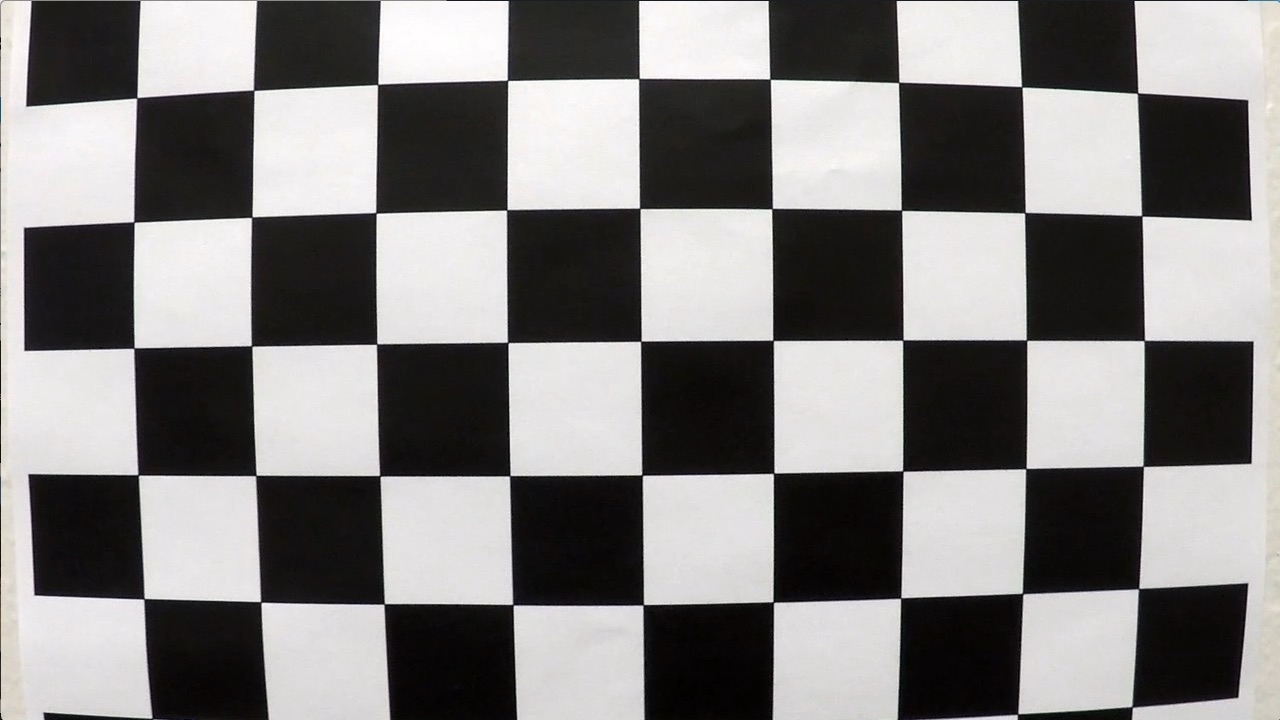
#> input picture camera_cal/calibration1.jpg, 1280 x 720 px; its folder holds 4 pictures in this run
$ python advlanedet.py   (older library calls are emulated)
#> lines starting #> are read from the running program, lines starting #| are printed output that depends on the picture
# -*- coding: utf-8 -*-
"""
Created on Sat Aug 25 21:57:44 2018

@author: Lalit
"""

import cv2
import numpy as np
import matplotlib.image as mpimg
import matplotlib.pyplot as plt
import glob
from moviepy.editor import VideoFileClip


class TunableParams():
    '''
    class where we set all tunable params across the pipeline.
    '''

    def __init__(self):
        #read in images
        calibInSet = glob.glob('camera_cal/*.jpg')
        timages = glob.glob('test_images/*.jpg')

        ret, cameraMatrix, distCoeffs, rvecs, tvecs = getCameraCalib(calibInSet)
#> in getCameraCalib, img is the input picture: shape (720, 1280, 3); mean R, G, B 130.1, 128.4, 127.8
#> in getCameraCalib, `ret, corners = cv2.findChessboardCorners(gray, (cr, cc), None)`: ret = False; corners = None
        if ret:
            self.cameraMatrix, self.distCoeffs, self.rvecs, self.tvecs = cameraMatrix, distCoeffs, rvecs, tvecs

        #store output for undistortion
        calibIn = mpimg.imread(calibInSet[0])
        calibOut = cv2.undistort(calibIn, cameraMatrix, distCoeffs, None, cameraMatrix)
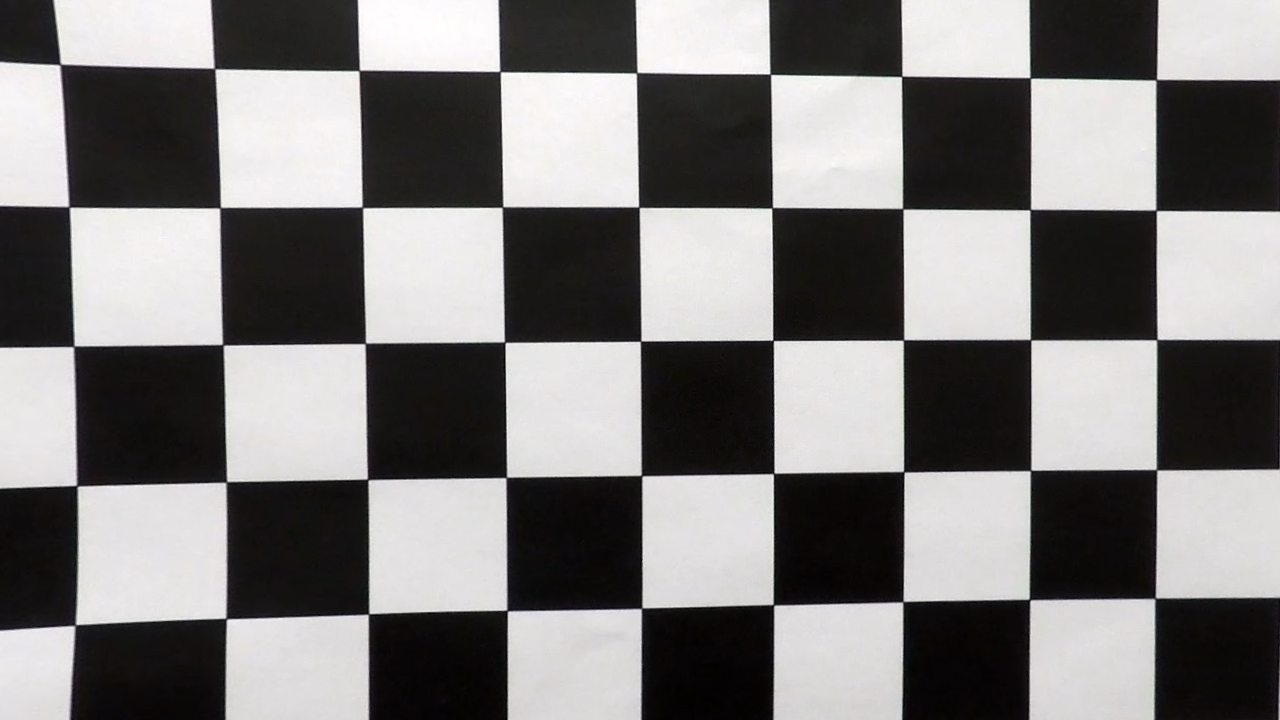
#> calibOut: shape (720, 1280, 3); mean R, G, B 125.2, 123.6, 123.1
        fig = plt.figure()
        ax = plt.subplot(121)
        ax.imshow(calibIn)
        plt.title('Original/Distortion')
        ax = plt.subplot(122)
        ax.imshow(calibOut)
        plt.title('Unidistorted')
        fig.savefig('output_images/Calib.jpg')
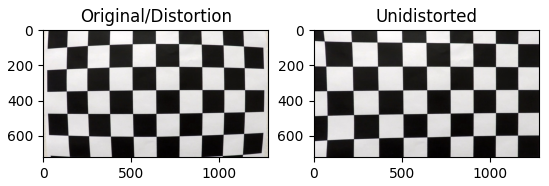
#> figure drawn by matplotlib, 2 panels

        #get perspective matrix
#> (the run stopped early here; a loop or call above may not have finished)
